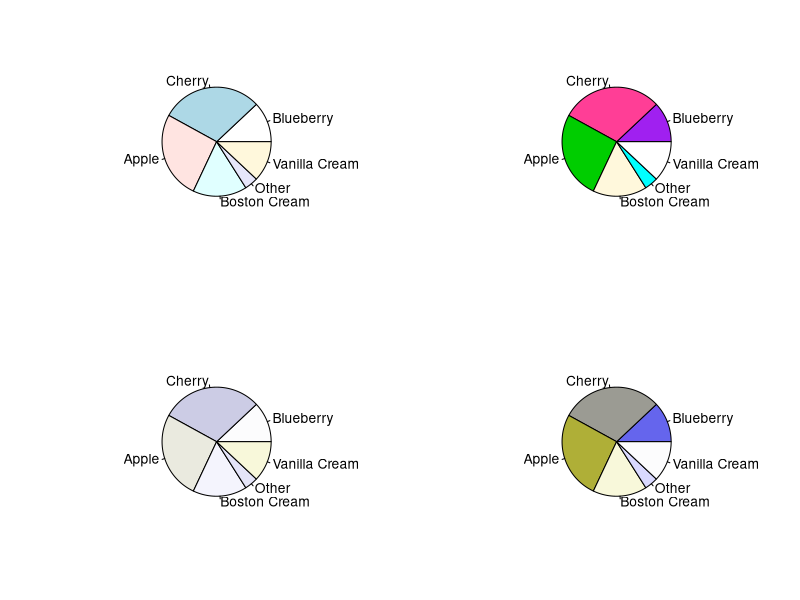
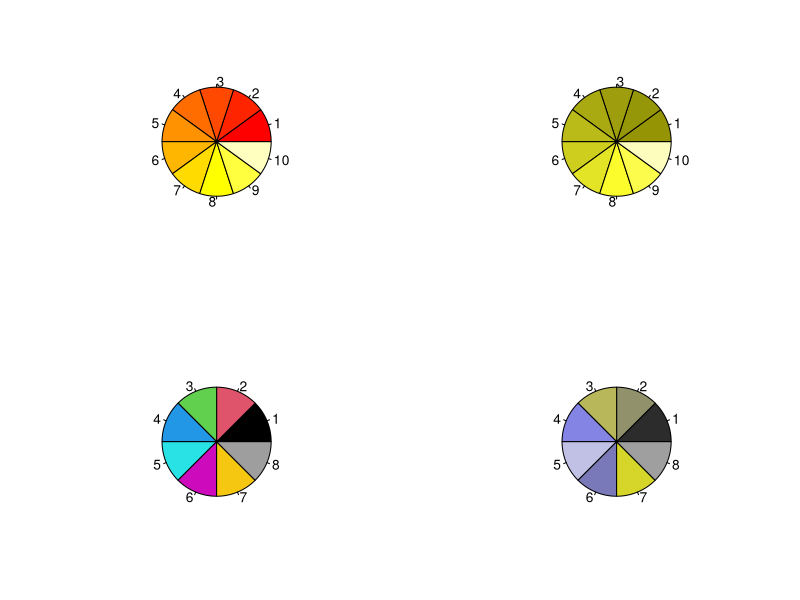
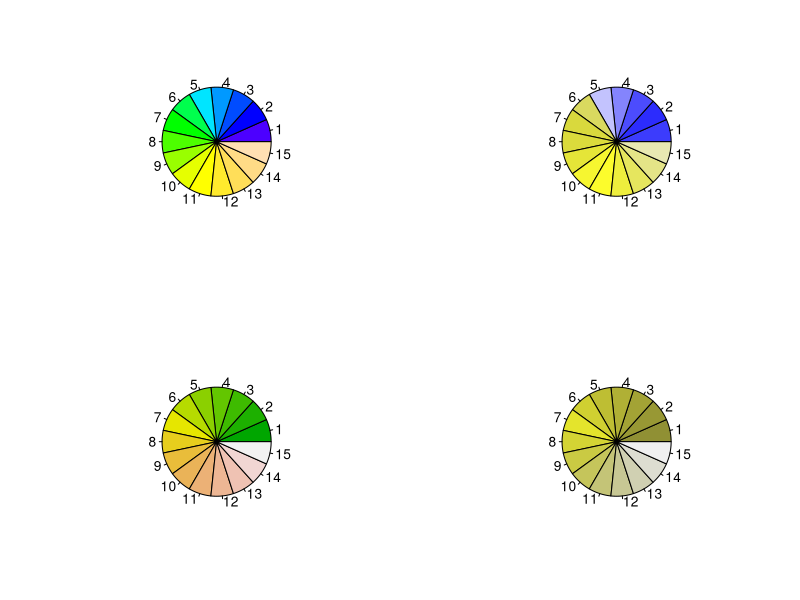
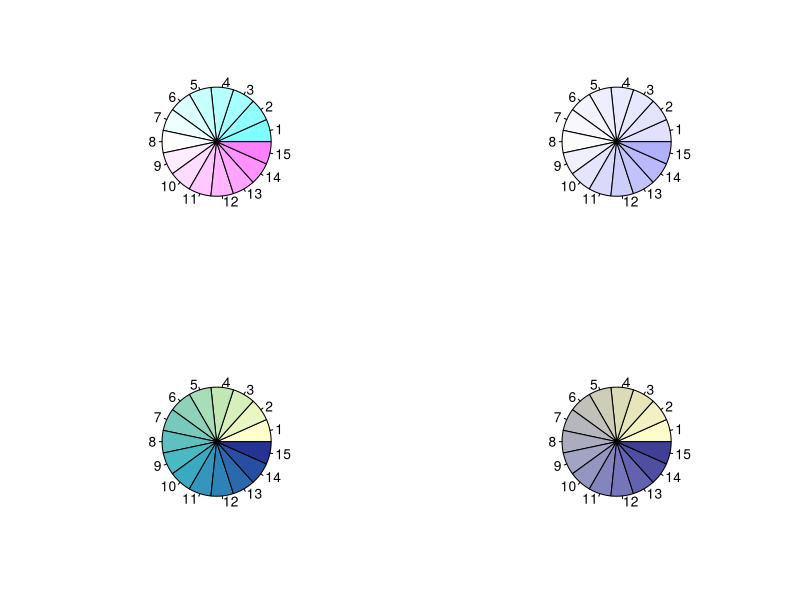
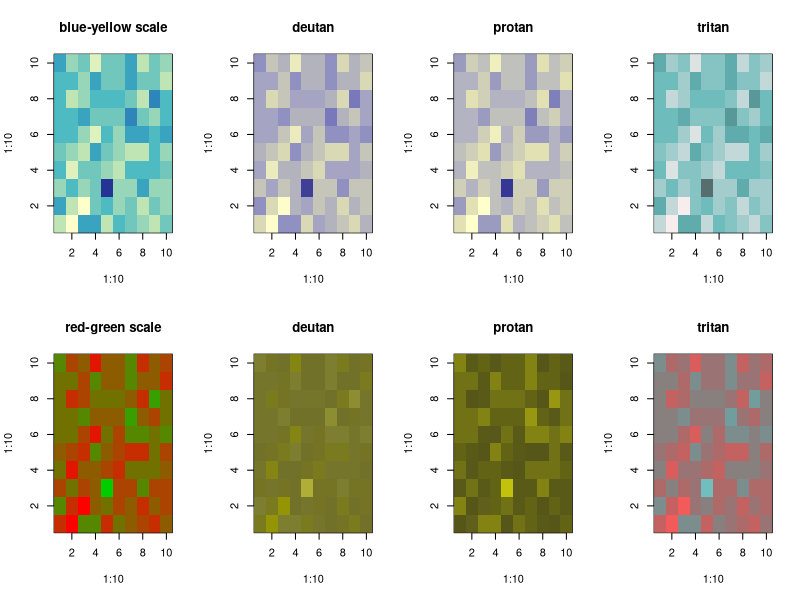

The R script that drew these images, in order:
library(dichromat)


### Name: dichromat
### Title: Remove Red-Green or Green-Blue Contrasts from Colors
### Aliases: dichromat
### Keywords: color

### ** Examples

## from example(pie)
 par(mfrow = c(2, 2))
 pie.sales <- c(0.12, 0.3, 0.26, 0.16, 0.04, 0.12)
 names(pie.sales) <- c("Blueberry", "Cherry",
   "Apple", "Boston Cream", "Other", "Vanilla Cream")
 pie(pie.sales, # default colors
   col = c("white", "lightblue", "mistyrose", "lightcyan", "lavender", "cornsilk"))
 pie(pie.sales,
   col = c("purple", "violetred1", "green3", "cornsilk", "cyan", "white"))
 pie(pie.sales, col = dichromat(
   c("white", "lightblue", "mistyrose", "lightcyan", "lavender", "cornsilk")))
 pie(pie.sales, col = dichromat(
   c("purple", "violetred1", "green3", "cornsilk", "cyan", "white")))


## standard color schemes
pie(rep(1,10), col = heat.colors(10))
pie(rep(1,10), col = dichromat(heat.colors(10)))
pie(rep(1,8),  col = palette())
pie(rep(1,8),  col = dichromat(palette()))

pie(rep(1,15), col = topo.colors(15))
pie(rep(1,15), col = dichromat(topo.colors(15)))
pie(rep(1,15), col = terrain.colors(15))
pie(rep(1,15), col = dichromat(terrain.colors(15)))

pie(rep(1,15), col = cm.colors(15))
pie(rep(1,15), col = dichromat(cm.colors(15)))

## color ramp schemes
bluescale <- colorRampPalette(c("#FFFFCC", "#C7E9B4", "#7FCDBB",
  "#40B6C4", "#2C7FB8" , "#253494"))
redgreen <- colorRampPalette(c("red", "green3"))
pie(rep(1,15), col = bluescale(15))
pie(rep(1,15), col = dichromat(bluescale(15)))

par(mfrow = c(2, 4))
x <- matrix(rnorm(10 * 10), 10)
image(1:10, 1:10, x, col = bluescale(10), main = "blue-yellow scale")
image(1:10, 1:10, x, col = dichromat(bluescale(10), "deutan"), main = "deutan")
image(1:10, 1:10, x, col = dichromat(bluescale(10), "protan"), main = "protan")
image(1:10, 1:10, x, col = dichromat(bluescale(10), "tritan"), main = "tritan")

image(1:10, 1:10, x, col = redgreen(10), main = "red-green scale")
image(1:10, 1:10, x, col = dichromat(redgreen(10), "deutan"), main = "deutan")
image(1:10, 1:10, x, col = dichromat(redgreen(10), "protan"), main = "protan")
image(1:10, 1:10, x, col = dichromat(redgreen(10), "tritan"), main = "tritan")
